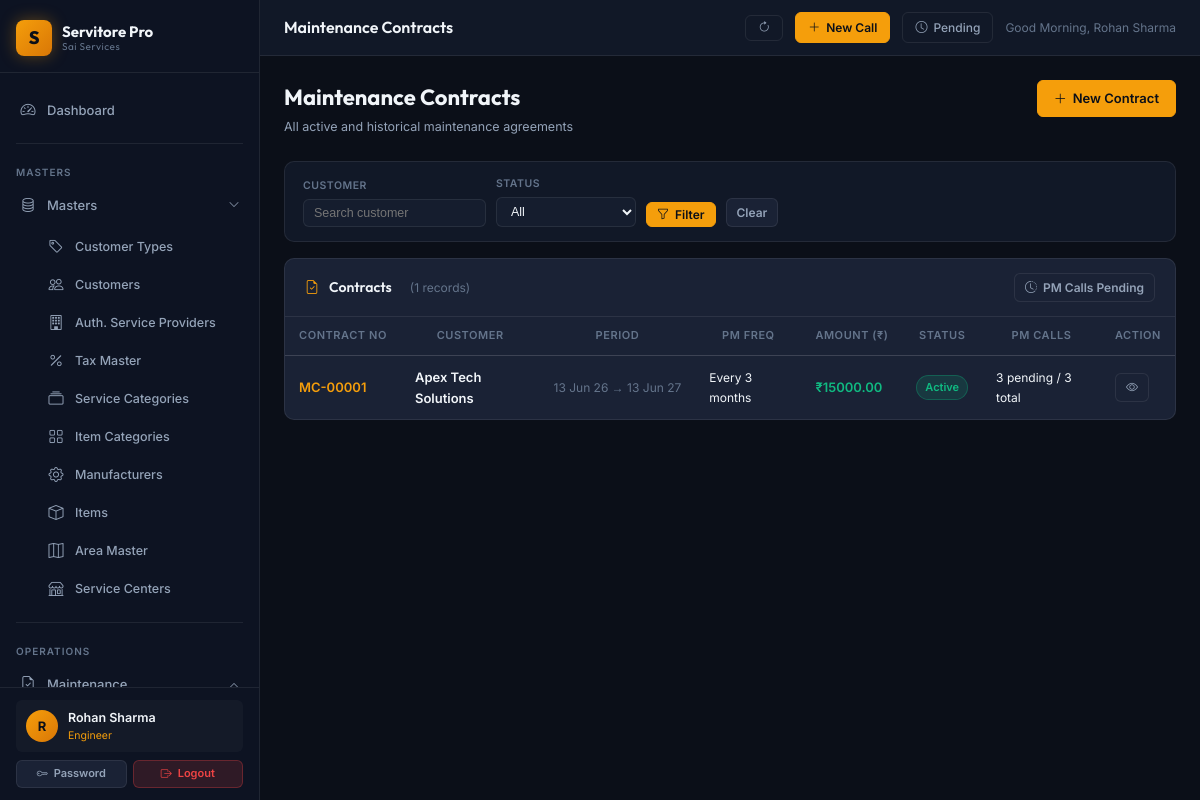
The app's page /maintenance/ (signed in) with its own data.
### app/models/user.py (models this page shows, shortened)
class User(db.Model, UserMixin):
    __tablename__ = 'users'
    id = db.Column(db.Integer, primary_key=True)
    username = db.Column(db.String(64), unique=True, nullable=False, index=True)
    email = db.Column(db.String(120), unique=True, nullable=False)
    full_name = db.Column(db.String(120), nullable=False, default='')
    password_hash = db.Column(db.String(256), nullable=False)
    role = db.Column(db.String(20), nullable=False, default='Viewer')
    is_active = db.Column(db.Boolean, nullable=False, default=True)
    phone = db.Column(db.String(20), nullable=True)
    area_id = db.Column(db.Integer, db.ForeignKey('area_masters.id'), nullable=True)
    created_at = db.Column(db.DateTime, default=datetime.utcnow)
    last_login_at = db.Column(db.DateTime, nullable=True)
    area = db.relationship('AreaMaster', foreign_keys=[area_id], lazy='select')

### app/models/maintenance_contract.py (models this page shows, shortened)
class MaintenanceContract(db.Model):
    __tablename__ = 'maintenance_contracts'
    id = db.Column(db.Integer, primary_key=True)
    contract_no = db.Column(db.String(50), unique=True, nullable=False)
    customer_id = db.Column(db.Integer, db.ForeignKey('customers.id'), nullable=False)
    start_date = db.Column(db.Date, nullable=False)
    end_date = db.Column(db.Date, nullable=False)
    amount = db.Column(db.Float, default=0.0)
    pm_frequency_months = db.Column(db.Integer, default=3)  # PM every N months
    description = db.Column(db.Text, nullable=True)
    status = db.Column(db.String(20), default='Active')  # Active, Expired, Cancelled
    created_at = db.Column(db.DateTime, default=datetime.utcnow)
    created_by = db.Column(db.Integer, db.ForeignKey('users.id'), nullable=True)
    pm_calls = db.relationship('PMCall', backref='contract', lazy=True)
    creator = db.relationship('User', foreign_keys=[created_by], lazy='select')
    @property
    def is_expired(self):
        from datetime import date
        return self.end_date < date.today()

### app/models/customer.py (models this page shows, shortened)
class Customer(db.Model):
    __tablename__ = 'customers'
    id = db.Column(db.Integer, primary_key=True)
    name = db.Column(db.String(150), nullable=False)
    type_id = db.Column(db.Integer, db.ForeignKey('customer_types.id'), nullable=True)
    area_id = db.Column(db.Integer, db.ForeignKey('area_masters.id'), nullable=True)
    phone = db.Column(db.String(20), nullable=True)
    mobile = db.Column(db.String(20), nullable=True)
    email = db.Column(db.String(120), nullable=True)
    address = db.Column(db.Text, nullable=True)
    city = db.Column(db.String(100), nullable=True)
    pincode = db.Column(db.String(10), nullable=True)
    gst_number = db.Column(db.String(20), nullable=True)
    is_active = db.Column(db.Boolean, default=True)
    created_at = db.Column(db.DateTime, default=datetime.utcnow)
    service_calls = db.relationship('ServiceCall', backref='customer', lazy=True)
    warranties = db.relationship('Warranty', backref='customer', lazy=True)
    maintenance_contracts = db.relationship('MaintenanceContract', backref='customer', lazy=True)
    challans = db.relationship('DeliveryChallan', backref='customer', lazy=True)

### app/blueprints/maintenance/routes.py (the view)
@maintenance_bp.route('/')
@login_required
def list_contracts():
    status_filter = request.args.get('status', '')
    q = request.args.get('q', '')
    query = MaintenanceContract.query.join(Customer)
    if status_filter:
        query = query.filter(MaintenanceContract.status == status_filter)
    if q:
        query = query.filter(Customer.name.ilike(f'%{q}%'))
    contracts = query.order_by(MaintenanceContract.end_date.desc()).all()
    return render_template('maintenance/list.html', contracts=contracts,
                           status_filter=status_filter, q=q)

### app/templates/maintenance/list.html (shortened to what this page needs)
{% extends 'layouts/base.html' %}
{% block topbar_title %}Maintenance Contracts{% endblock %}
{% block content %}
<div class="page-header">
  <div><div class="page-title">Maintenance Contracts</div><div class="page-subtitle">All active and historical maintenance agreements</div></div>
  <a href="{{ url_for('maintenance.new_contract') }}" class="btn btn-primary"><i class="bi bi-plus-lg"></i> New Contract</a>
</div>
<div class="filters-bar">
  <form method="GET" style="display:contents;">
    <div class="filter-group"><div class="filter-label">Customer</div><input type="text" name="q" class="filter-control" placeholder="Search customer" value="{{ q }}"></div>
    <div class="filter-group"><div class="filter-label">Status</div>
      <select name="status" class="filter-control">
        <option value="">All</option>
      </select>
    </div>
    <button type="submit" class="btn btn-primary btn-sm" style="align-self:flex-end;"><i class="bi bi-funnel"></i> Filter</button>
    <a href="{{ url_for('maintenance.list_contracts') }}" class="btn btn-secondary btn-sm" style="align-self:flex-end;">Clear</a>
  </form>
</div>
<div class="card">
  <div class="card-header"><i class="bi bi-file-earmark-check text-accent"></i><span class="card-header-title">Contracts</span><span style="margin-left:8px;font-size:12px;color:var(--text-muted);">({{ contracts|length }} records)</span>
    <div class="card-header-actions"><a href="{{ url_for('maintenance.pm_calls_pending') }}" class="btn btn-secondary btn-sm"><i class="bi bi-clock-history"></i> PM Calls Pending</a></div>
  </div>
  <div class="table-responsive">
    {% if contracts %}
    <table class="data-table">
      <thead><tr><th>Contract No</th><th>Customer</th><th>Period</th><th>PM Freq</th><th>Amount (₹)</th><th>Status</th><th>PM Calls</th><th>Action</th></tr></thead>
      <tbody>
        {% for c in contracts %}
        <tr>
          <td><span class="fw-600 text-accent">{{ c.contract_no }}</span></td>
          <td class="fw-600">{{ c.customer.name if c.customer else '—' }}</td>
          <td style="font-size:12px;color:var(--text-muted);white-space:nowrap;">{{ c.start_date.strftime('%d %b %y') }} → {{ c.end_date.strftime('%d %b %y') }}</td>
          <td style="font-size:12px;">Every {{ c.pm_frequency_months }} months</td>
          <td style="color:var(--status-closed);font-weight:600;">₹{{ '%.2f'|format(c.amount) }}</td>
          <td><span class="badge badge-{% if c.status == 'Active' and not c.is_expired %}active{% elif c.is_expired %}expired{% else %}standby{% endif %}">{{ c.status }}{% if c.is_expired %} (Expired){% endif %}</span></td>
          <td style="font-size:12px;">{{ c.pm_calls|selectattr('status','eq','Pending')|list|length }} pending / {{ c.pm_calls|length }} total</td>
          <td><a href="{{ url_for('maintenance.view_contract', id=c.id) }}" class="btn btn-sm btn-secondary"><i class="bi bi-eye"></i></a></td>
        </tr>
        {% endfor %}
      </tbody>
    </table>
    {% else %}
    <div class="empty-state"><i class="bi bi-file-earmark-x"></i><h3>No contracts found</h3><p>No maintenance contracts match your criteria.</p></div>
    {% endif %}
  </div>
</div>
{% endblock %}

### app/templates/layouts/base.html (shortened to what this page needs)
<!DOCTYPE html>
<html lang="en">
<head>
  <link rel="stylesheet" href="https://cdn.jsdelivr.net/npm/bootstrap-icons@1.11.3/font/bootstrap-icons.min.css">
  <link rel="stylesheet" href="{{ url_for('static', filename='css/main.css') }}">
</head>
<body>
<div class="app-shell">
  <aside class="sidebar" id="sidebar">
    <div class="sidebar-brand">
      <div class="brand-icon">S</div>
      <div class="brand-text">
        Servitore Pro
        <small>Sai Services</small>
      </div>
    </div>
    <nav style="flex:1; padding: 8px 0; overflow-y: auto;">
      <div class="nav-section">
        <a href="{{ url_for('dashboard.index') }}" class="nav-link {% if request.blueprint == 'dashboard' %}active{% endif %}">
          <i class="bi bi-speedometer2"></i> Dashboard
        </a>
      </div>
      <div class="divider" style="margin: 4px 16px;"></div>
      <div class="nav-section">
        <div class="nav-section-label">Masters</div>
        <div class="nav-item">
          <a class="nav-link" data-bs-toggle="collapse" href="#mastersMenu" role="button"
             aria-expanded="{% if request.blueprint == 'masters' %}true{% else %}false{% endif %}">
            <i class="bi bi-database"></i>
            <span>Masters</span>
            <i class="bi bi-chevron-down nav-arrow"></i>
          </a>
          <div class="collapse {% if request.blueprint == 'masters' %}show{% endif %}" id="mastersMenu">
            <ul class="nav-submenu">
              <li><a href="{{ url_for('masters.customer_types') }}" class="nav-link {% if request.path.startswith('/masters/customer-type') %}active{% endif %}"><i class="bi bi-tag"></i> Customer Types</a></li>
              <li><a href="{{ url_for('masters.customers') }}" class="nav-link {% if request.path.startswith('/masters/customer') and 'type' not in request.path %}active{% endif %}"><i class="bi bi-people"></i> Customers</a></li>
              <li><a href="{{ url_for('masters.asps') }}" class="nav-link {% if request.path.startswith('/masters/asp') %}active{% endif %}"><i class="bi bi-building"></i> Auth. Service Providers</a></li>
              <li><a href="{{ url_for('masters.taxes') }}" class="nav-link {% if request.path.startswith('/masters/tax') %}active{% endif %}"><i class="bi bi-percent"></i> Tax Master</a></li>
              <li><a href="{{ url_for('masters.service_categories') }}" class="nav-link {% if request.path.startswith('/masters/service-cat') %}active{% endif %}"><i class="bi bi-collection"></i> Service Categories</a></li>
              <li><a href="{{ url_for('masters.item_categories') }}" class="nav-link {% if request.path.startswith('/masters/item-cat') %}active{% endif %}"><i class="bi bi-grid"></i> Item Categories</a></li>
              <li><a href="{{ url_for('masters.manufacturers') }}" class="nav-link {% if request.path.startswith('/masters/manufacturer') %}active{% endif %}"><i class="bi bi-gear"></i> Manufacturers</a></li>
              <li><a href="{{ url_for('masters.items') }}" class="nav-link {% if request.path.startswith('/masters/item') and 'cat' not in request.path %}active{% endif %}"><i class="bi bi-box"></i> Items</a></li>
              <li><a href="{{ url_for('masters.areas') }}" class="nav-link {% if request.path.startswith('/masters/area') %}active{% endif %}"><i class="bi bi-map"></i> Area Master</a></li>
              <li><a href="{{ url_for('masters.service_centers') }}" class="nav-link {% if request.path.startswith('/masters/service-center') %}active{% endif %}"><i class="bi bi-shop"></i> Service Centers</a></li>
            </ul>
          </div>
        </div>
      </div>
      <div class="divider" style="margin: 4px 16px;"></div>
      <div class="nav-section">
        <div class="nav-section-label">Operations</div>
        <div class="nav-item">
          <a class="nav-link" data-bs-toggle="collapse" href="#maintenanceMenu" role="button"
             aria-expanded="{% if request.blueprint == 'maintenance' %}true{% else %}false{% endif %}">
            <i class="bi bi-file-earmark-check"></i>
            <span>Maintenance</span>
            <i class="bi bi-chevron-down nav-arrow"></i>
          </a>
        </div>
      </div>
    </nav>
    <div class="sidebar-footer">
      {% if current_user.is_authenticated %}
      <div class="sidebar-user">
        <div class="user-avatar">{{ (current_user.full_name or current_user.username)[0]|upper }}</div>
        <div class="user-info">
          <div class="user-name">{{ current_user.full_name or current_user.username }}</div>
          <div class="user-role">{{ current_user.role }}</div>
        </div>
      </div>
      <div style="display:flex; gap:6px; margin-top:8px;">
        <a href="{{ url_for('auth.change_password') }}" class="btn btn-secondary btn-sm" style="flex:1; justify-content:center; font-size:11px;"><i class="bi bi-key"></i> Password</a>
        <a href="{{ url_for('auth.logout') }}" class="btn btn-danger btn-sm" style="flex:1; justify-content:center; font-size:11px;"><i class="bi bi-box-arrow-right"></i> Logout</a>
      </div>
      {% endif %}
    </div>
  </aside>
  <div class="main-wrapper">
    <header class="topbar">
      <div>
        <div class="topbar-title font-outfit">{% block topbar_title %}Servitore Pro{% endblock %}</div>
      </div>
      <div class="topbar-actions">
        <button onclick="window.location.reload();" class="topbar-btn" title="Refresh Page">
          <i class="bi bi-arrow-clockwise"></i>
        </button>
        <a href="{{ url_for('service.register') }}" class="topbar-btn primary" title="Service Call Register (F3)">
          <i class="bi bi-plus-lg"></i> New Call
        </a>
        <a href="{{ url_for('service.pending_calls') }}" class="topbar-btn" title="Pending Calls (Ctrl+P)">
          <i class="bi bi-clock"></i>
          <span class="d-none d-sm-inline">Pending</span>
        </a>
        {% if current_user.is_authenticated %}
        <span style="font-size:12px; color:var(--text-muted);" id="header-greeting" data-name="{{ current_user.full_name or current_user.username }}"></span>
        {% endif %}
      </div>
    </header>
    <main class="content-area">
      {% block content %}{% endblock %}
    </main>
  </div>
</div>
</body>
</html>

### records on screen
User: full_name "R", full_name "Rohan Sharma", role "Engineer"
MaintenanceContract: contract_no "MC-00001", customer "Apex Tech Solutions", start_date "13 Jun 26", end_date "13 Jun 27", pm_frequency_months "3", amount "15000.00", status "Active", pm_calls|selectattr "3", pm_calls|length "3"

### other values on screen
{{ contracts|length }} "1"
